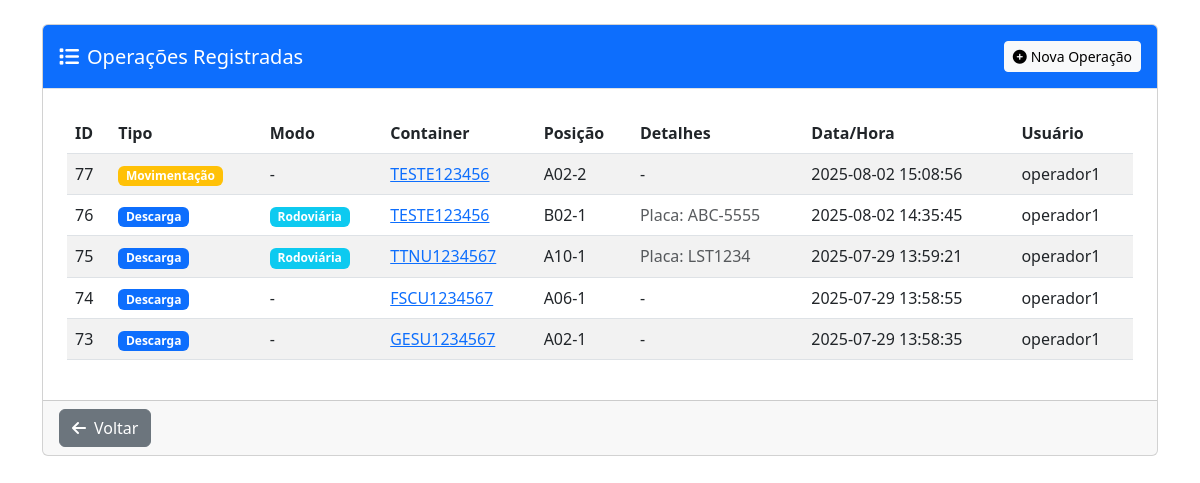
/operacoes/listar (signed in), run on the app's committed database.
### tables this page shows
CREATE TABLE operacoes (
        id INTEGER PRIMARY KEY AUTOINCREMENT,
        tipo TEXT NOT NULL,  -- 'descarga', 'movimentacao', 'carregamento'
        modo TEXT,  -- 'ferrovia', 'rodoviaria' (para descarga e carregamento)
        container_id INTEGER NOT NULL,
        posicao TEXT NOT NULL,
        placa TEXT,  -- para modo rodoviário
        vagao TEXT,  -- para modo ferroviário
        data_operacao TEXT NOT NULL,
        usuario_id INTEGER NOT NULL,
        observacoes TEXT, posicao_anterior TEXT, resultado_vistoria TEXT,
        FOREIGN KEY(container_id) REFERENCES containers(id),
        FOREIGN KEY(usuario_id) REFERENCES usuarios(id)
    );

CREATE TABLE containers (
        id INTEGER PRIMARY KEY AUTOINCREMENT,
        numero TEXT UNIQUE NOT NULL,
        status TEXT NOT NULL DEFAULT 'no patio',
        posicao_atual TEXT,
        data_criacao TEXT NOT NULL,
        ultima_atualizacao TEXT NOT NULL
    , unidade TEXT DEFAULT 'principal', tipo_container TEXT, tamanho TEXT, capacidade TEXT, tara TEXT, armador TEXT, booking TEXT);

CREATE TABLE usuarios (
        id INTEGER PRIMARY KEY AUTOINCREMENT,
        username TEXT UNIQUE NOT NULL,
        email TEXT UNIQUE NOT NULL,
        password_hash TEXT NOT NULL,
        nivel TEXT NOT NULL,
        created_at TEXT NOT NULL,
        last_login TEXT,
        ultima_alteracao_senha TEXT
    , nome TEXT, unidade TEXT DEFAULT "Rio de Janeiro", senha_temporaria INTEGER DEFAULT 0, primeiro_login INTEGER DEFAULT 1, setor TEXT, ativo INTEGER DEFAULT 1);

### routes/operacoes.py (the view)
@operacoes_bp.route('/listar')
@login_required
def listar_operacoes():
    try:
        db = get_db()
        cursor = db.cursor()
        cursor.execute('''
            SELECT o.*, c.numero as container_numero, u.username as usuario_nome
            FROM operacoes o
            JOIN containers c ON o.container_id = c.id
            JOIN usuarios u ON o.usuario_id = u.id
            ORDER BY o.data_operacao DESC
        ''')
        operacoes = cursor.fetchall()
        return render_template('operacoes/listar_operacoes.html', operacoes=operacoes)
    except Exception as e:
        logger.error(f"Erro ao listar operações: {e}")
        flash(f'Erro ao listar operações: {str(e)}', 'danger')
        return redirect(url_for('operacoes.index'))

### auth/routes.py (called while the page is built)
def login_required(f):
    @wraps(f)
    def decorated_function(*args, **kwargs):
        if 'username' not in session:
            flash('Você precisa fazer login para acessar esta página', 'danger')
            return redirect(url_for('auth.login'))
        return f(*args, **kwargs)
    return decorated_function

### db.py (called while the page is built)
def get_db():
    if 'db' not in g:
        try:
            g.db = sqlite3.connect(
                current_app.config['DATABASE'],
                detect_types=sqlite3.PARSE_DECLTYPES,
                timeout=30.0,  # 30 segundos de timeout
                isolation_level=None  # Autocommit mode
            )
            g.db.execute('PRAGMA busy_timeout = 10000;')  # 10 segundos
            g.db.row_factory = sqlite3.Row
            logger.debug("Nova conexão com o banco de dados estabelecida")
        except sqlite3.Error as e:
            logger.error(f"Erro ao conectar ao banco de dados: {e}")
            raise
    return g.db

### utils/permissions.py (called while the page is built)
def get_user_role():
    role = session.get('role') or session.get('nivel')
    return role

def has_role(required_role):
    user_role = get_user_role()
    if not user_role or user_role not in ROLES:
        return False
    return ROLES[user_role] >= ROLES[required_role]

### templates/operacoes/listar_operacoes.html (shortened to what this page needs)
{% extends "base.html" %}
{% block content %}
<div class="container py-4">
    <div class="row">
        <div class="col-md-12 mb-4">
            <div class="card">
                <div class="card-header bg-primary text-white">
                    <div class="d-flex justify-content-between align-items-center">
                        <h5 class="card-title mb-0">
                            <i class="fas fa-list me-2"></i>Operações Registradas
                        </h5>
                        <a href="{{ url_for('operacoes.nova_operacao') }}" class="btn btn-sm btn-light">
                            <i class="fas fa-plus-circle me-1"></i>Nova Operação
                        </a>
                    </div>
                </div>
                <div class="card-body">
                    <div class="table-responsive">
                        <table class="table table-striped table-hover" id="tabelaOperacoes">
                            <thead>
                                <tr>
                                    <th>ID</th>
                                    <th>Tipo</th>
                                    <th>Modo</th>
                                    <th>Container</th>
                                    <th>Posição</th>
                                    <th>Detalhes</th>
                                    <th>Data/Hora</th>
                                    <th>Usuário</th>
                                </tr>
                            </thead>
                            <tbody>
                                {% for operacao in operacoes %}
                                <tr>
                                    <td>{{ operacao.id }}</td>
                                    <td>
                                        {% if operacao.tipo == 'descarga' %}
                                        <span class="badge bg-primary">Descarga</span>
                                        {% elif operacao.tipo == 'movimentacao' %}
                                        <span class="badge bg-warning">Movimentação</span>
                                        {% elif operacao.tipo == 'carregamento' %}
                                        <span class="badge bg-success">Carregamento</span>
                                        {% endif %}
                                    </td>
                                    <td>
                                        {% if operacao.modo == 'rodoviaria' %}
                                        <span class="badge bg-info">Rodoviária</span>
                                        {% elif operacao.modo == 'ferrovia' %}
                                        <span class="badge bg-secondary">Ferroviária</span>
                                        {% else %}
                                        <span>-</span>
                                        {% endif %}
                                    </td>
                                    <td>
                                        <a href="{{ url_for('operacoes.detalhe_container', container_id=operacao.container_id) }}">
                                            {{ operacao.container_numero }}
                                        </a>
                                    </td>
                                    <td>{{ operacao.posicao }}</td>
                                    <td>
                                        {% if operacao.modo == 'rodoviaria' and operacao.placa %}
                                        <span class="text-muted">Placa: {{ operacao.placa }}</span>
                                        {% elif operacao.modo == 'ferrovia' and operacao.vagao %}
                                        <span class="text-muted">Vagão: {{ operacao.vagao }}</span>
                                        {% else %}
                                        <span>-</span>
                                        {% endif %}
                                    </td>
                                    <td>{{ operacao.data_operacao }}</td>
                                    <td>{{ operacao.usuario_nome }}</td>
                                </tr>
                                {% endfor %}
                            </tbody>
                        </table>
                    </div>
                </div>
                <div class="card-footer">
                    <a href="{{ url_for('operacoes.index') }}" class="btn btn-secondary">
                        <i class="fas fa-arrow-left me-2"></i>Voltar
                    </a>
                </div>
            </div>
        </div>
    </div>
</div>
{% endblock %}

### templates/base.html (style rules this page uses)
.card-header { background-color: #f8f9fa; border-bottom: 1px solid #dee2e6; padding: 1rem; }
.card-body { padding: 1.5rem; }

### data on the page
operacoes: id "77", tipo "Movimentação", container_numero "TESTE123456", posicao "A02-2", data_operacao "2025-08-02 15:08:56", usuario_nome "operador1"
operacoes: id "76", tipo "Descarga", modo "Rodoviária", container_numero "TESTE123456", posicao "B02-1", placa "ABC-5555", data_operacao "2025-08-02 14:35:45", usuario_nome "operador1"
operacoes: id "75", tipo "Descarga", modo "Rodoviária", container_numero "TTNU1234567", posicao "A10-1", placa "LST1234", data_operacao "2025-07-29 13:59:21", usuario_nome "operador1"
operacoes: id "74", tipo "Descarga", container_numero "FSCU1234567", posicao "A06-1", data_operacao "2025-07-29 13:58:55", usuario_nome "operador1"
operacoes: id "73", tipo "Descarga", container_numero "GESU1234567", posicao "A02-1", data_operacao "2025-07-29 13:58:35", usuario_nome "operador1"
